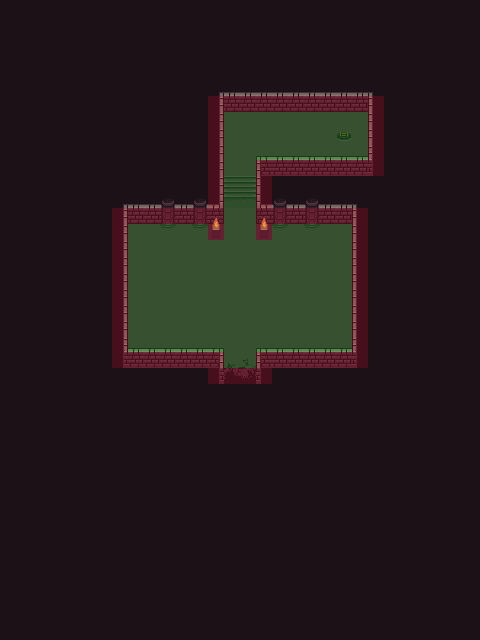

This game map was drawn from its Tiled (.tmx) file and the tilesets committed beside it. A one-line description and the trimmed map source follow:
An orthogonal 30x40 tile map with 16x16 px tiles, 6 tile layers (bg, floor, fg, props, ...), 3 tilesets and 5 objects (s, floor).

<map version="1.5" tiledversion="1.7.0" orientation="orthogonal" renderorder="right-down" width="30" height="40" tilewidth="16" tileheight="16" infinite="0" nextlayerid="12" nextobjectid="11">
 <tileset firstgid="1" source="0x72_16x16DungeonTileset_walls.v1.tsx" />
 <tileset firstgid="257" source="0x72_16x16DungeonTileset.v4.tsx" />
 <tileset firstgid="513" source="NavigationTileSet.tsx" />
 <layer id="1" name="bg" width="30" height="40">
  <data>[1200 cells, 1200 non-empty, 1 distinct tile ids]</data>
 </layer>
 <layer id="2" name="floor" width="30" height="40">
  <data>[1200 cells, 163 non-empty, 1 distinct tile ids]</data>
 </layer>
 <layer id="4" name="fg" width="30" height="40">
  <data>[1200 cells, 118 non-empty, 20 distinct tile ids]</data>
 </layer>
 <layer id="3" name="props" width="30" height="40">
  <data>[1200 cells, 21 non-empty, 10 distinct tile ids]</data>
 </layer>
 <layer id="6" name="exits" width="30" height="40">
  <data>[1200 cells, 4 non-empty, 4 distinct tile ids]</data>
 </layer>
 <objectgroup id="7" name="Collisions">
  <object id="2" x="224" y="384">
   <polygon points="0,0 0,-36 -96,-36 -96.1875,-167.625 -64.1875,-167.625 -60,-164 -52,-164 -48.1875,-167.625 -32.1875,-167.625 -28,-164 -20,-164 -16.1875,-167.625 -0.1875,-167.625 -0.1875,-279.625 143.813,-279.625 144,-228 32,-228 31.8125,-167.625 47.8125,-167.625 52,-164 60,-164 63.8125,-167.625 79.8125,-167.625 84,-164 92,-164 95.8125,-167.625 127.813,-167.625 128,-36 32,-36 32,0" />
  </object>
  <object id="3" x="212" y="232">
   <polygon points="0,0 8,0 8,-8 0,-8" />
  </object>
  <object id="4" x="260" y="232">
   <polygon points="0,0 0,-8 8,-8 8,0" />
  </object>
 </objectgroup>
 <objectgroup id="9" name="Gates">
  <object id="9" name="s" x="224" y="384">
   <polygon points="0,0 0,-16 32,-16 32,0" />
  </object>
  <object id="10" name="floor" x="340" y="132">
   <polygon points="0,0 8,0 8,8 0,8" />
  </object>
 </objectgroup>
 <objectgroup id="11" name="Void" />
 <layer id="10" name="navigation" width="30" height="40" opacity="0.19">
  <data>[1200 cells, 227 non-empty, 2 distinct tile ids]</data>
 </layer>
</map>
